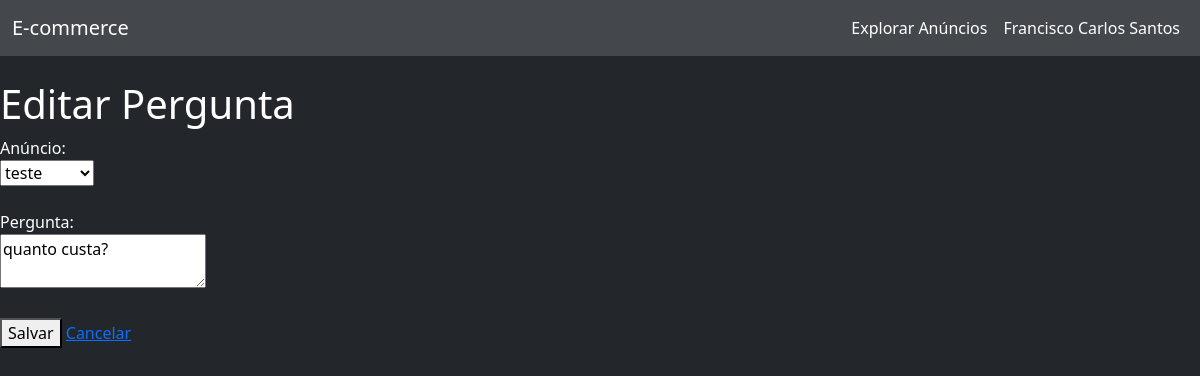
The page /perguntas/1/edit (signed in) on the database its author committed.
### app/models/usuario.py (models this page shows, shortened)
class Usuario(UserMixin, db.Model):
    __tablename__ = "usuario"
    id = db.Column(db.Integer, primary_key=True)
    nome = db.Column(db.String(100), nullable=False)
    email = db.Column(db.String(120), unique=True, nullable=False)
    senha_hash = db.Column(db.String(128), nullable=False)
    anuncios = db.relationship("Anuncio", back_populates="usuario", lazy=True)
    perguntas = db.relationship("Pergunta", back_populates="usuario", lazy=True)
    respostas = db.relationship("Resposta", back_populates="usuario", lazy=True)
    compras = db.relationship("Compra", back_populates="usuario", lazy=True)
    favoritos = db.relationship("Favorito", back_populates="usuario", lazy=True)

### app/models/pergunta.py (models this page shows, shortened)
class Pergunta(db.Model):
    __tablename__ = "pergunta"
    id = db.Column(db.Integer, primary_key=True)
    texto = db.Column(db.Text, nullable=False)
    criado_em = db.Column(db.DateTime, default=datetime.utcnow)
    usuario_id = db.Column(db.Integer, db.ForeignKey("usuario.id"), nullable=False)
    anuncio_id = db.Column(db.Integer, db.ForeignKey("anuncio.id"), nullable=False)
    resposta = db.relationship("Resposta", uselist=False, backref="pergunta")
    usuario = db.relationship("Usuario", back_populates="perguntas", lazy=True)

### app/models/anuncio.py (models this page shows, shortened)
class Anuncio(db.Model):
    __tablename__ = "anuncio"
    id = db.Column(db.Integer, primary_key=True)
    titulo = db.Column(db.String(200), nullable=False)
    descricao = db.Column(db.Text, nullable=False)
    preco = db.Column(db.Float, nullable=False)
    criado_em = db.Column(db.DateTime, default=datetime.utcnow)
    usuario_id = db.Column(db.Integer, db.ForeignKey("usuario.id"), nullable=False)
    categoria_id = db.Column(db.Integer, db.ForeignKey("categoria.id"), nullable=False)
    usuario = db.relationship("Usuario", back_populates="anuncios")
    perguntas = db.relationship("Pergunta", backref="anuncio", lazy=True)
    compras = db.relationship("Compra", backref="anuncio", lazy=True)
    favoritos = db.relationship("Favorito", backref="anuncio", lazy=True)

### app/routes/pergunta.py (the view)
@pergunta_bp.route('/<int:id>/edit', methods=['GET', 'POST'])
@login_required
def editar_pergunta(id):
    pergunta = Pergunta.query.get_or_404(id)
    if pergunta.usuario_id != current_user.id:
        flash('Acesso não autorizado.', 'danger')
        return redirect(url_for('pergunta.listar_perguntas'))
    anuncios = Anuncio.query.all()
    if request.method == 'POST':
        pergunta.texto = request.form['texto']
        pergunta.anuncio_id = request.form['anuncio_id']
        db.session.commit()
        flash('Pergunta atualizada com sucesso!', 'success')
        return redirect(url_for('pergunta.listar_perguntas'))
    return render_template('pergunta/form.html', pergunta=pergunta, anuncios=anuncios)

### app/templates/pergunta/form.html (shortened to what this page needs)
{% extends 'base.html' %}
{% block content %}
<h1>{% if pergunta %}Editar Pergunta{% else %}Nova Pergunta{% endif %}</h1>
<form method="post">
    <label for="anuncio_id">Anúncio:</label><br>
    <select id="anuncio_id" name="anuncio_id" required>
        {% for anuncio in anuncios %}
            <option value="{{ anuncio.id }}" {% if pergunta and pergunta.anuncio_id == anuncio.id %}selected{% endif %}>{{ anuncio.titulo }}</option>
        {% endfor %}
    </select><br><br>
    <label for="texto">Pergunta:</label><br>
    <textarea id="texto" name="texto" required>{{ pergunta.texto if pergunta else '' }}</textarea><br><br>
    <button type="submit">Salvar</button>
    <a href="{{ url_for('pergunta.listar_perguntas') }}">Cancelar</a>
</form>
{% endblock %}

### app/templates/navbar.html (shortened to what this page needs)
<nav class="navbar navbar-expand-lg navbar-dark bg-primary mb-4">
  <div class="container-fluid">
    <a class="navbar-brand" href="{% if current_user.is_authenticated %}{{ url_for('dashboard') }}{% else %}{{ url_for('home') }}{% endif %}">E-commerce</a>
    <div class="collapse navbar-collapse" id="navbarNav">
      <ul class="navbar-nav ms-auto">
        <li class="nav-item">
          <a class="nav-link text-white{% if request.endpoint == 'anuncio.explorar_anuncios' %} active{% endif %}" href="{{ url_for('anuncio.explorar_anuncios') }}">Explorar Anúncios</a>
        </li>
        {% if current_user.is_authenticated %}
          <li class="nav-item dropdown">
            <a class="nav-link dropdown-toggle text-white" href="#" id="userDropdown" role="button" data-bs-toggle="dropdown" aria-expanded="false">
              {{ current_user.nome }}
            </a>
          </li>
        {% endif %}
      </ul>
    </div>
  </div>
</nav>

### app/static/css/main.css (style rules this page uses)
body, .bg-white, .card, .table, .dropdown-menu, .modal-content, .form-control, .form-select { background-color: #23272b !important; color: #fff !important; }
.bg-primary, .navbar.bg-primary, .table-primary, .btn-primary, .alert-primary { background-color: #44484d !important; color: #fff !important; border-color: #44484d !important; }
.navbar, .navbar .dropdown-menu { background-color: #44484d !important; }
.nav-link, .navbar-brand, .navbar-nav .nav-link { color: #fff !important; }
.navbar-nav .nav-link.text-white { position: relative; transition: color 0.2s; }
.navbar-nav .nav-link.text-white::after { content: ''; display: block; width: 0; height: 3px; background: #0d6efd; transition: width 0.2s; position: absolute; left: 0; bottom: 0.2rem; border-radius: 2px; }
#userDropdown.text-white::after { display: none !important; }
.navbar-nav .dropdown > .nav-link { outline: none; }

### rows shown on the page
Usuario: nome "Francisco Carlos Santos"
Pergunta: anuncio_id "teste", texto "quanto custa?"
